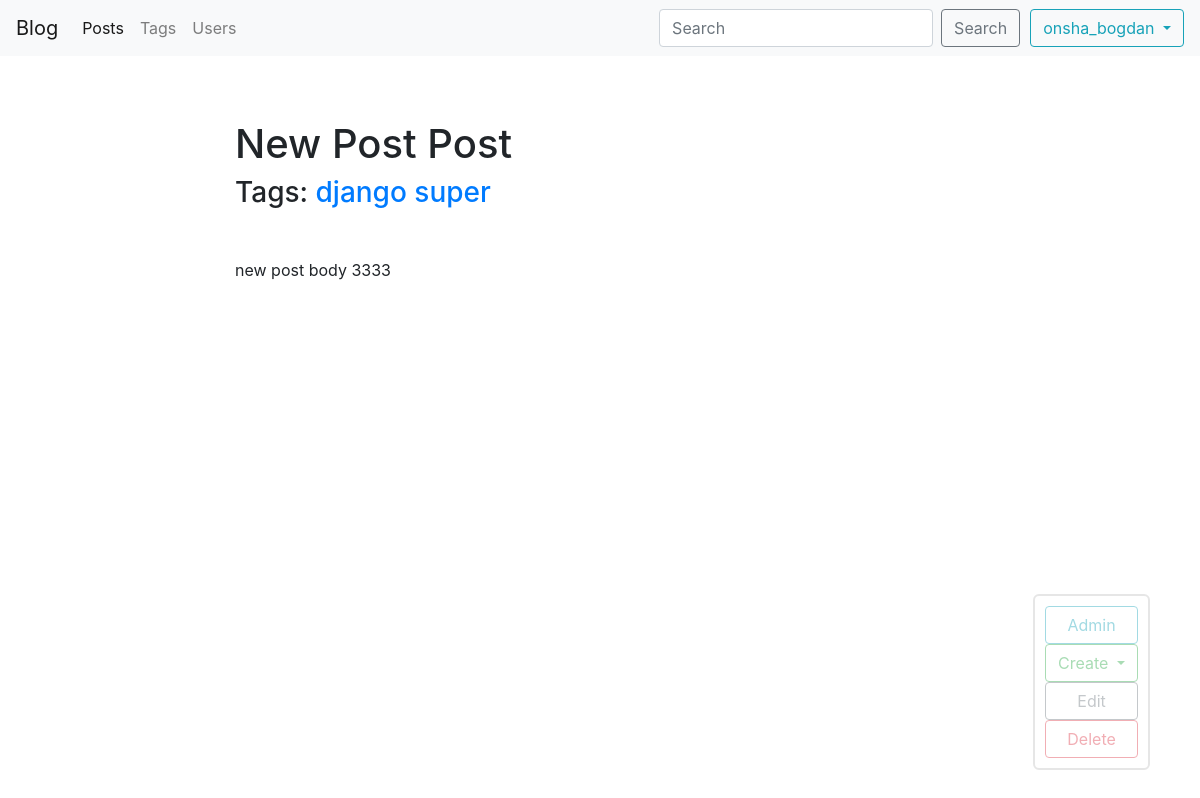
/blog/post/newslug3/ (signed in), run on an earlier commit of the app's database.
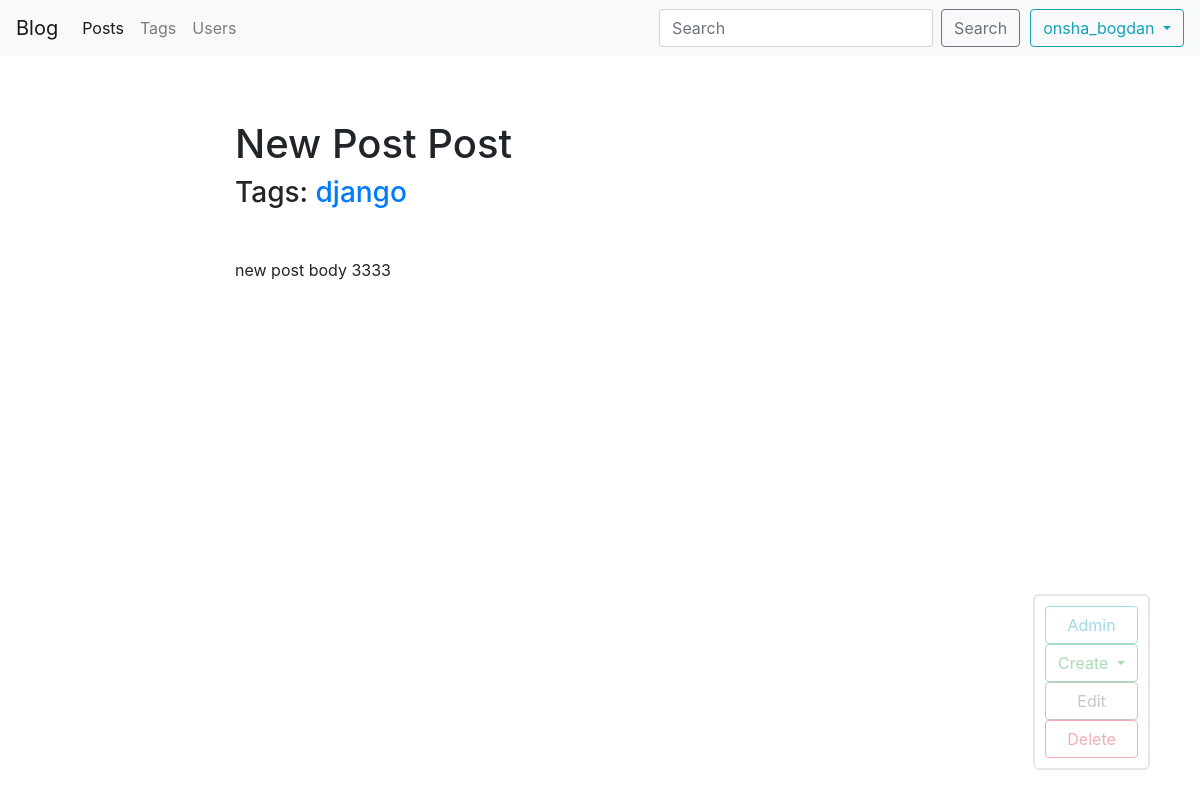
And on a later commit of the database.
### blog/models.py (models this page shows, shortened)
class Tag(models.Model):
    title = models.CharField(max_length=50)
    slug = models.SlugField(max_length=50, unique=True)
    def __str__(self):
        return '{}'.format(self.title)
    def get_absolute_url(self):
        return reverse('tag_detail_url', kwargs={'slug': self.slug})
    class Meta:
        ordering = ['title']

### blog/views.py (the view)
# urls.py: path('post/<str:slug>/', PostDetail.as_view(), name='post_detail_url'),
class PostDetail(ObjectDetailMixin, View):
    model = Post
    template = 'blog/post_detail.html'

### blog/models.py (called while the page is built)
    def get_update_url(self):
        return reverse('post_update_url', kwargs={'slug': self.slug})

    def get_delete_url(self):
        return reverse('post_delete_url', kwargs={'slug': self.slug})

### blog/utils.py (called while the page is built)
    def get(self, request, slug):
        obj = get_object_or_404(self.model, slug__iexact=slug)
        return render(request, self.template, context={
            self.model.__name__.lower(): obj,
            'admin_object': obj,
            'detail': True}
                      )

### blog/templates/blog/post_detail.html (shortened to what this page needs)
{% extends 'blog/base_blog.html' %}
{% block content %}
<h1 class="mt-5">
    {{ post.title }}
</h1>
<h3 class="mb-5"> Tags:
    {% for tag in post.tags.all %}
    <a href="{{ tag.get_absolute_url }}" >{{ tag }}</a>
    {% endfor %}
</h3>
<p>
    {{ post.body }}
</p>
{% endblock %}

What changed in the data, as far as the page shows it:
removed Tag: title "super"
